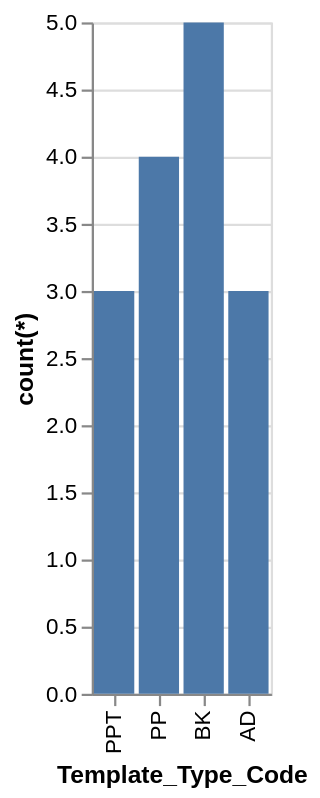

Source (Vega-Lite JSON):
### Vega-Lite specification from a JSON file in a GitHub repository (floating-point values rounded to 4 significant figures)
{"data": {"values": [{"x_data": "AD", "y_data": 3}, {"x_data": "BK", "y_data": 5}, {"x_data": "PP", "y_data": 4}, {"x_data": "PPT", "y_data": 3}]}, "mark": "bar", "encoding": {"x": {"field": "x_data", "type": "nominal", "title": "Template_Type_Code", "sort": "descending"}, "y": {"field": "y_data", "type": "quantitative", "title": "count(*)"}}}
